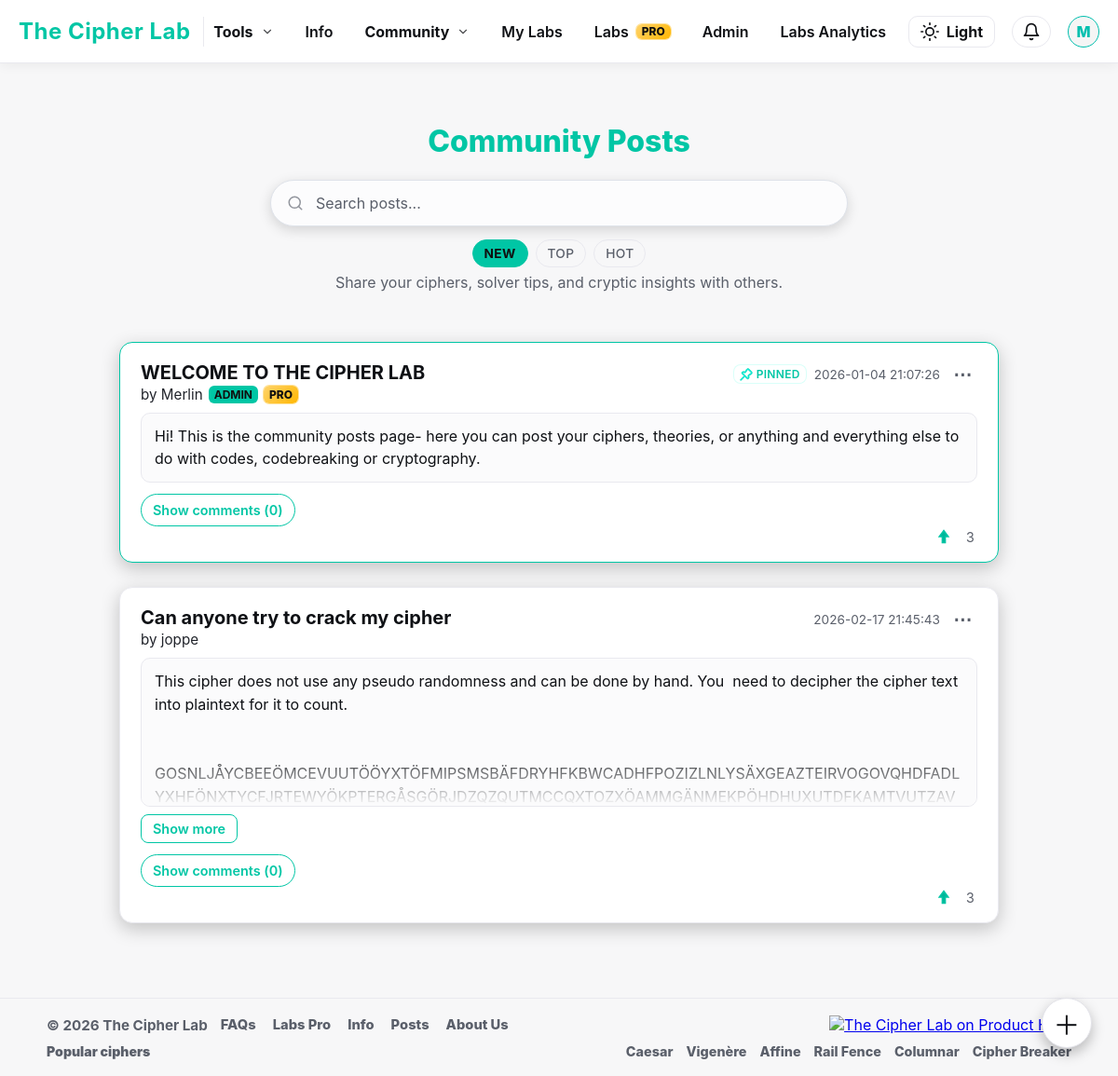
The page /posts (signed in) on the database its author committed.
### tables this page shows
CREATE TABLE users (
    id INTEGER PRIMARY KEY AUTOINCREMENT,
    username TEXT UNIQUE NOT NULL,
    email TEXT UNIQUE NOT NULL,
    password_hash TEXT NOT NULL,
    is_admin INTEGER NOT NULL DEFAULT 0,
    created_at TEXT NOT NULL,
    banned INTEGER DEFAULT 0
, has_posted INTEGER NOT NULL DEFAULT 0, labs_info_seen INTEGER NOT NULL DEFAULT 0, is_pro INTEGER DEFAULT 0, stripe_customer_id TEXT, pro_since TEXT, stripe_subscription_id TEXT, pro_until TEXT, pro_current_period_end TEXT, pro_cancel_at_period_end INTEGER NOT NULL DEFAULT 0, labs_tour_seen INTEGER NOT NULL DEFAULT 0, google_sub TEXT, avatar_url TEXT, auth_provider TEXT NOT NULL DEFAULT 'local', needs_password INTEGER NOT NULL DEFAULT 0, needs_username INTEGER NOT NULL DEFAULT 0);

CREATE TABLE posts (
    id INTEGER PRIMARY KEY AUTOINCREMENT,
    user_id INTEGER,  -- ✅ allow NULL for deleted users
    title TEXT NOT NULL,
    body TEXT NOT NULL,
    image_filename TEXT,
    created_at TEXT NOT NULL,
    pinned INTEGER DEFAULT 0, upvotes INTEGER DEFAULT 0, downvotes INTEGER DEFAULT 0,
    FOREIGN KEY(user_id) REFERENCES users(id)
        ON DELETE SET NULL
);

### app.py (the view, shortened to what this page needs)
@app.route("/posts", methods=["GET"])
def posts_list():
    user = current_user()
    page = max(int(request.args.get("page", 1)), 1)
    per_page = 10
    offset = (page - 1) * per_page
    sort = (request.args.get("sort") or "new").lower()
    if sort not in ("new", "top", "hot"):
        sort = "new"
    search = (request.args.get("search") or "").strip()
    conn = get_db()
    params = []
    base_condition = "(users.banned IS NULL OR users.banned = 0)"
    if search:
        like = f"%{search}%"
        where_clause = f"""
            WHERE {base_condition}
              AND (
                    posts.title LIKE ?
                 OR posts.body LIKE ?
                 OR users.username LIKE ?
              )
        """
        params.extend([like, like, like])
    else:
        where_clause = f"WHERE {base_condition}"
    if sort == "new":
        order_clause = """
            ORDER BY posts.pinned DESC,
                     datetime(posts.created_at) DESC
        """
    elif sort == "top":
        order_clause = """
            ORDER BY posts.pinned DESC,
                     posts.upvotes DESC,
                     datetime(posts.created_at) DESC
        """
    cur = conn.execute(f"""
        SELECT
            posts.id,
            posts.user_id AS owner_id,
            posts.title,
            posts.body,
            posts.image_filename,
            posts.created_at,
            posts.pinned,
            posts.upvotes,
            users.username,
            users.email,
            users.is_admin,
            users.is_pro,
            users.banned
        FROM posts
        LEFT JOIN users ON posts.user_id = users.id
        {where_clause}
        {order_clause}
        LIMIT ? OFFSET ?
    """, (*params, per_page, offset))
    posts = [dict(r) for r in cur.fetchall()]
    cur = conn.execute(f"""
        SELECT COUNT(*) AS total
        FROM posts
        LEFT JOIN users ON posts.user_id = users.id
        {where_clause}
    """, params)
    total_posts = cur.fetchone()["total"]
    uid = user["id"] if user else None
    for p in posts:
        if not p.get("username"):
            p["username"] = "[Deleted User]"
            p["is_admin"] = 0
            p["is_pro"] = 0
            p["banned"] = 0
        if uid:
            row = conn.execute("""
                SELECT vote FROM post_votes
                WHERE user_id=? AND post_id=?
            """, (uid, p["id"])).fetchone()
            p["viewer_hearted"] = (row and row["vote"] == 1)
        else:
            p["viewer_hearted"] = False
    conn.close()
    total_pages = max((total_posts + per_page - 1) // per_page, 1)
    return render_template(
        "posts.html",
        posts=posts,
        user=user,
        user_is_admin=is_admin(user),
        page=page,
        total_pages=total_pages,
        user_is_pro=is_pro(user),
        sort=sort,
        search=search,
    )

### app.py (called while the page is built)
@app.after_request
def add_security_headers(resp):
    resp.headers["X-Content-Type-Options"] = "nosniff"
    resp.headers["X-Frame-Options"] = "DENY"
    resp.headers["Referrer-Policy"] = "strict-origin-when-cross-origin"
    resp.headers["Content-Security-Policy"] = (
        "default-src 'self'; "
        "img-src 'self' data: https://api.producthunt.com https://ph-files.imgix.net https://www.producthunt.com; "
        "script-src 'self' 'unsafe-inline' https://www.producthunt.com; "
        "style-src 'self' 'unsafe-inline'; "
        "frame-src https://www.producthunt.com;"
    )
    return resp

def is_admin(user):
    if not user:
        return False
    return (user.get("is_admin") == 1) or (user.get("email", "").lower() == ADMIN_EMAIL.lower())

def is_pro(user):
    if not user:
        return False
    try:
        return bool(user["is_pro"])
    except Exception:
        return False

@app.before_request
def clear_flash_on_login():
    if request.endpoint == "login" and request.method == "GET":
        if "_flashes" not in session:
            session.pop("_flashes", None)

@app.context_processor
def inject_now_year():
    return {"now_year": datetime.utcnow().year}

@app.context_processor
def inject_user_setup_flags():
    u = current_user()
    if not u:
        return {}
    try:
        conn = get_db()
        row = conn.execute(
            "SELECT needs_password, needs_username FROM users WHERE id=?",
            (u["id"],)
        ).fetchone()
        conn.close()
    except Exception:
        return {}
    needs_password = 0
    needs_username = 0
    try:
        if row:
            needs_password = int(row["needs_password"] or 0)
            needs_username = int(row["needs_username"] or 0)
    except Exception:
        needs_password = 0
        needs_username = 0
    return {
        "needs_password": needs_password,
        "needs_username": needs_username,
        "setup_needed_global": bool(needs_password or needs_username),
    }

### helpers.py (called while the page is built)
def get_db():
    conn = sqlite3.connect(DB_PATH)
    conn.row_factory = sqlite3.Row
    return conn

### templates/posts.html (shortened to what this page needs)
<!DOCTYPE html>
<html lang="en">
<head>
  <link rel="stylesheet" href="{{ url_for('static', filename='style.css') }}">
</head>
<body>
  {% include 'base_nav.html' %}
  <main class="posts-container">
    <div class="posts-header">
      <h2 class="post-titles">Community Posts</h2>
      <div class="posts-search">
        <input type="text" id="post-search-input" placeholder="Search posts..." autocomplete="off">
      </div>
      <div class="posts-sort">
        <a href="{{ url_for('posts_list', sort='new') }}" class="sort-pill {% if sort == 'new' %}active{% endif %}">New</a>
        <a href="{{ url_for('posts_list', sort='top') }}" class="sort-pill {% if sort == 'top' %}active{% endif %}">Top</a>
        <a href="{{ url_for('posts_list', sort='hot') }}" class="sort-pill {% if sort == 'hot' %}active{% endif %}">Hot</a>
      </div>
      <p>Share your ciphers, solver tips, and cryptic insights with others.</p>
    </div>
    {% for p in posts %}
    <article id="post-{{ p.id }}" class="post-card {% if p.pinned %}pinned{% endif %}" data-post-id="{{ p.id }}">
      <div class="post-top">
        <div>
          <div class="post-title">{{ p.title }}</div>
          <div class="post-author">
            by {{ p.username or '[Deleted User]' }}
            {% if p.is_admin %}<span class="admin-badge">Admin</span>{% endif %}
            {% if p.is_pro %}<span class="pro-badge">PRO</span>{% endif %}
          </div>
        </div>
        <div class="post-right">
          <div class="post-meta">
            {% if p.pinned %}
              <span class="pinned-badge" title="Pinned post">
                <img src="{{ url_for('static', filename='assets/pin.svg') }}" alt="Pinned"
                  style="width:14px;height:14px;vertical-align:-2px;filter:invert(63%) sepia(95%) saturate(500%) hue-rotate(125deg) brightness(102%) contrast(101%);">
                Pinned
              </span>
            {% endif %}
            <span>{{ p.created_at[:19].replace('T',' ') }}</span>
          </div>
          {% if user and (user.id == p.owner_id or user_is_admin) %}
          <div class="post-menu">
            <button class="kebab-btn" title="Options">⋯</button>
          </div>
          {% endif %}
        </div>
      </div>
      <div class="post-body">{{ p.body }}</div>
      <div class="heart-row">
        <div class="heart-box" data-post-id="{{ p.id }}">
          <span class="heart-pulse-ring"></span>
          <button class="heart-btn {% if p.viewer_hearted %}active-heart{% endif %}"
                  type="button"
                  aria-label="Heart this post"
                  aria-pressed="{% if p.viewer_hearted %}true{% else %}false{% endif %}">
            <svg class="heart-icon" viewBox="0 0 24 24">
              <path d="M12 4 L18 12 H14 V20 H10 V12 H6 Z"/>
            </svg>
          </button>
          <span class="heart-count" id="heart-count-{{ p.id }}">{{ p.upvotes or 0 }}</span>
        </div>
      </div>
      <button class="comments-toggle" data-state="closed" id="comments-toggle-{{ p.id }}">
        Show comments (<span id="comments-num-{{ p.id }}">0</span>)
      </button>
    </article>
    {% endfor %}
    <a href="{% if user %}{{ url_for('posts_new') }}{% else %}{{ url_for('login') }}{% endif %}"
      class="fab" title="{% if user %}Create a new post{% else %}Log in to post{% endif %}">
      <span>＋</span>
    </a>
  </main>
              {% include "base_footer.html" %}
</body>
</html>

### templates/base_nav.html (shortened to what this page needs)
<nav class="navbar">
  {% set setup_needed = setup_needed_global|default(false) %}
  <div class="nav-left">
    <a href="{{ url_for('index') }}" class="nav-logo">The Cipher Lab</a>
  </div>
  <ul class="nav-items" id="nav-menu">
    <li class="nav-dd" data-dd="tools">
      <button class="nav-dd-trigger" type="button" aria-expanded="false">
        Tools
        <span class="nav-dd-caret" aria-hidden="true">
          <svg viewBox="0 0 24 24" fill="none" stroke="currentColor" stroke-width="2"
               stroke-linecap="round" stroke-linejoin="round">
            <polyline points="6 9 12 15 18 9"></polyline>
          </svg>
        </span>
      </button>
    </li>
    <li class="d-only"><a class="nav-link" href="{{ url_for('info_page') }}">Info</a></li>
    <li class="nav-dd" data-dd="community">
      <button class="nav-dd-trigger" type="button" aria-expanded="false">
        Community
        <span class="nav-dd-caret" aria-hidden="true">
          <svg viewBox="0 0 24 24" fill="none" stroke="currentColor" stroke-width="2"
               stroke-linecap="round" stroke-linejoin="round">
            <polyline points="6 9 12 15 18 9"></polyline>
          </svg>
        </span>
      </button>
    </li>
    <li class="d-only"><a class="nav-link" href="{{ url_for('workspace_list') }}">My Labs</a></li>
    <li class="d-only">
      <a class="nav-link" href="{{ url_for('labs_pro_page') }}">
        Labs <span class="pro-badge">PRO</span>
      </a>
    </li>
    {% if user and user.is_admin %}
      <li class="d-only"><a class="nav-link" href="{{ url_for('admin_dashboard') }}">Admin</a></li>
      <li class="d-only"><a class="nav-link" href="{{ url_for('admin_labs_analytics') }}">Labs Analytics</a></li>
    {% endif %}
  </ul>
  <div class="nav-right">
    <button id="theme-toggle" aria-label="Toggle theme" title="Toggle theme">
      <svg id="theme-icon" xmlns="http://www.w3.org/2000/svg" width="20" height="20"
           viewBox="0 0 24 24" fill="none" stroke="currentColor"
           stroke-width="2" stroke-linecap="round" stroke-linejoin="round"></svg>
      <span id="theme-toggle-text">Dark</span>
    </button>
    {% if user %}
      <div class="notif-wrapper">
        <button id="notif-btn" class="notif-btn" aria-label="Notifications" title="Notifications">
          <svg id="notif-icon" xmlns="http://www.w3.org/2000/svg" width="20" height="20"
               viewBox="0 0 24 24" fill="none" stroke="currentColor"
               stroke-width="2" stroke-linecap="round" stroke-linejoin="round">
            <path d="M18 8a6 6 0 0 0-12 0c0 7-3 9-3 9h18s-3-2-3-9"></path>
            <path d="M13.73 21a2 2 0 0 1-3.46 0"></path>
          </svg>
        </button>
      </div>
      <div class="profile-dropdown" id="profile-dd">
        <button class="profile-btn" id="profile-btn" aria-label="Profile menu" aria-expanded="false">
          <div class="avatar{% if setup_needed %} setup-pulse{% endif %}">{{ user['username'][0].upper() }}</div>
        </button>
      </div>
    {% endif %}
  </div>
</nav>

### templates/base_nav.html (style rules this page uses)
.navbar { position: fixed; top: 0; left: 0; width: 100%; height: 68px; display: flex; align-items: center; justify-content: space-between; background: rgba(18,18,18,0.8); backdrop-filter: blur(12px); border-bottom: 1px solid rgba(255,255,255,0.08); padding: 0 20px; z-index: 1000; }
body { padding-top: 80px; }
.nav-logo { font-size: 1.5rem; font-weight: 700; color: var(--accent); text-decoration: none; transition: color 0.25s ease; }
.nav-items { display: flex; list-style: none; gap: 14px; align-items: center; margin: 0 auto; padding: 0; }
.nav-link, .nav-dd-trigger { all: unset; display: inline-flex; align-items: center; gap: 8px; padding: 8px 10px; border-radius: 10px; font-weight: 650; line-height: 1; color: var(--text); cursor: pointer; user-select: none; transition: background .16s ease, color .16s ease, transform .16s ease; }
.nav-link { text-decoration: none; }
.nav-right { display: flex; align-items: center; gap: 18px; position: relative; }
#theme-toggle, #theme-toggle-mobile { display: inline-flex; align-items: center; gap: 8px; padding: 6px 12px; border: 1px solid var(--line, #333); border-radius: 10px; background: transparent; color: var(--text); cursor: pointer; transition: background 0.2s, border-color 0.2s; }
.profile-btn { all: unset; position: relative; display: flex; align-items: center; justify-content: center; cursor: pointer; border-radius: 50%; }
.avatar { width: 34px; height: 34px; border-radius: 50%; display: flex; align-items: center; justify-content: center; user-select: none; font-weight: 800; font-size: 1rem; transition: box-shadow .2s ease, transform .2s ease; }
[data-theme="light"] .avatar { background: #f5f5f5; color: #00bfae; border: 1.5px solid #00bfae; }
.nav-dd { position: relative; }
.nav-dd-caret { display: grid; place-items: center; width: 14px; height: 14px; opacity: .75; transition: transform .18s ease, opacity .18s ease; }
.nav-dd-caret svg { width: 14px; height: 14px; display:block; }
.notif-wrapper { position: relative; }
.notif-btn { position: relative; display: inline-flex; align-items: center; justify-content: center; padding: 6px 10px; border-radius: 999px; border: 1px solid var(--line, #333); background: transparent; color: var(--text); cursor: pointer; transition: background 0.2s, border-color 0.2s; }
.profile-dropdown { position: relative; }
.d-only { display: list-item; }
@media (min-width: 901px) { .nav-dd { position: relative; } }
@media (min-width: 901px) { .nav-dd::after { content:""; position:absolute; left: -12px; right: -12px; top: 100%; height: 10px; background: transparent; } }

### rows shown on the page
users: username "M"
posts: title "WELCOME TO THE CIPHER LAB", username "Merlin", shows "ADMIN", shows "PRO", pinned 1 (drawn), created_at "2026-01-04 21:07:26", body "Hi! This is the community posts page- here you can post your ciphers, theories, or anything and everything else to do with codes, codebreaking or cryptography.", upvotes "3"
posts: title "Can anyone try to crack my cipher", username "joppe", created_at "2026-02-17 21:45:43", body "This cipher does not use any pseudo randomness and can be done by hand. You need to decipher the cipher text into plaintext for it to count.…", upvotes "3"
